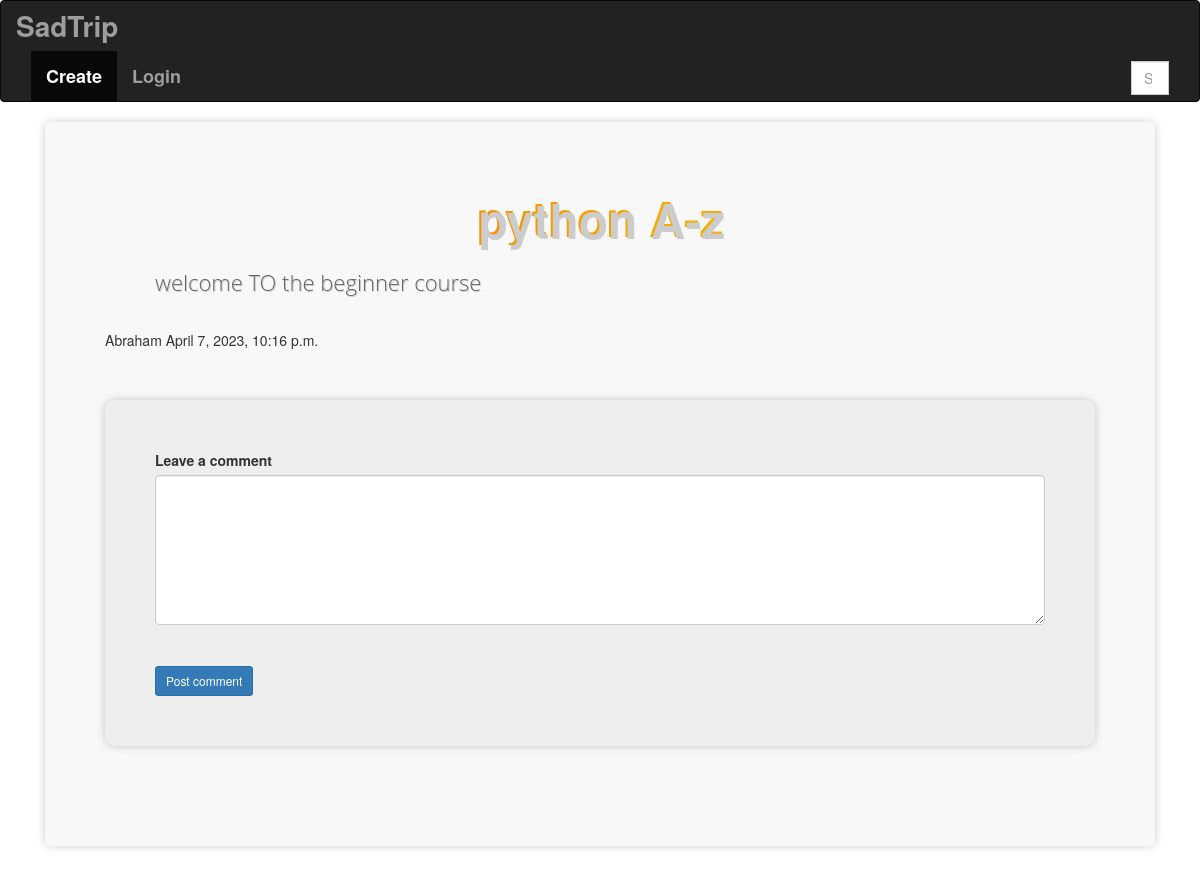
/userPost/9/, run on the app's committed database.
### Blog/models.py (models this page shows, shortened)
class Post(models.Model):
     Host = models.ForeignKey(User, on_delete=models.SET_NULL, null=True)
     Topic = models.ForeignKey(Topic, on_delete=models.SET_NULL, null=True)
     Title = models.CharField(max_length=500)
     Content = models.TextField()
     Updated  = models.DateTimeField(auto_now=True)
     Created = models.DateTimeField(auto_now_add=True)
     class Meta:
         ordering = ['-Updated','-Created']

### Blog/views.py (the view)
# urls.py: path('userPost/<str:pk>/',views.userPost,name='userPost'),
def userPost(request,pk):
    post = Post.objects.get(id=pk)
    context = {'post':post}
    return render(request,'Blog/userPost.html',context)

### Blog/templates/Blog/userPost.html (shortened to what this page needs)
{% extends 'home.html'%}
{% block content %}
  <div>
    <div class="container">
      <div class="jumbotron">
        <h1>{{post.Title}}</h1>
        <p>{{ post.Content}}</p>
        {{post.Host}} {{post.Created}}
        <form method="POST" action="">
          <div class="comment-container">
            <div class="comment-inside">
              <section style="background-color: #eee;">
                <div class="container my-5 py-5">
                  <div class="row d-flex justify-content-center">
                    <label class="form-label" for="textAreaExample">Leave a comment</label>
                    <textarea class="form-control" id="textAreaExample" style="background: #fff;"></textarea>
                    <hr>
                    <button type="button" class="btn btn-primary btn-sm">Post comment</button>
                  </div>
                </div>
              </section>
            </div>
          </div>
        </form>
      </div>
    </div>
  </div>
{% endblock %}

### Blog/templates/Blog/userPost.html (style rules this page uses)
.jumbotron { background-color: #f8f8f8; color: #333; padding: 50px; margin-bottom: 30px; border-radius: 10px; padding: 50px 100px; box-shadow: 0 0 10px rgba(0, 0, 0, 0.2); }
.jumbotron h1 { font-size: 48px; font-weight: bold; text-align: center; margin-bottom: 20px; color: #333; text-shadow: 2px 2px 0 #ccc; background-image: linear-gradient(to right, #F06401, #FFDD00); -webkit-background-clip: text; -webkit-text-fill-color: transparent; }
.jumbotron p { font-size: 22px; font-family: "Open Sans", sans-serif; font-weight: 300; color: #666; line-height: 1.6; margin-bottom: 30px; padding-left: 50px; padding-right: 50px; text-shadow: 1px 1px 0 #ccc; }
.container { max-width: 1140px; margin: 0 auto; }
.comment-container { margin-top: 50px; margin-bottom: 50px; }
.comment-inside { background-color: #eee; border-radius: 10px; box-shadow: 0 0 10px rgba(0, 0, 0, 0.2); padding: 50px; }
textarea { height: auto; min-height: 150px; max-height: 300px; overflow-y: auto; }

### data on the page
Post: Title "python A-z", Content "welcome TO the beginner course", Host "Abraham", Created "April 7, 2023, 10:16 p.m."
